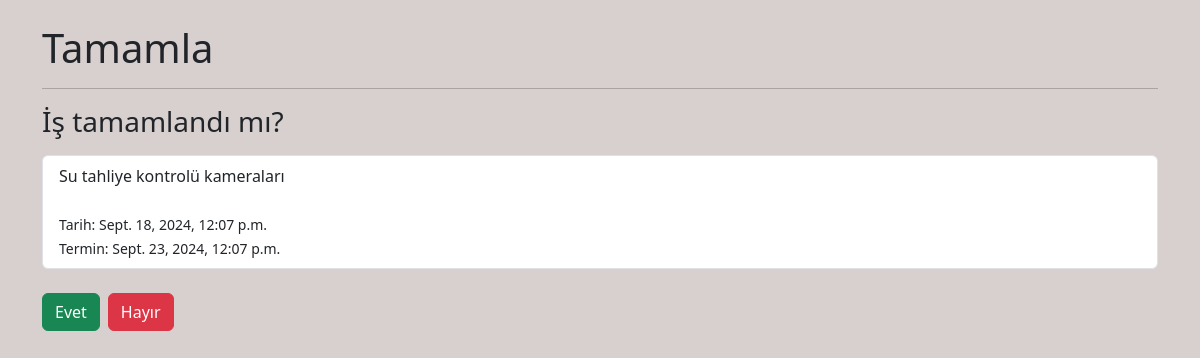
The page /complete/60 on the database its author committed.
### app_1/models.py (models this page shows, shortened)
class Task(models.Model):
    title = models.CharField(max_length=200)
    description = models.TextField(blank=True, null=True)
    created_at = models.DateTimeField(auto_now_add=True)
    due_date = models.DateTimeField(null=True, blank=True)
    is_completed = models.BooleanField(default=False)

### app_1/views.py (the view)
# urls.py: path("complete/<int:task_id>", views.complete_task, name="complete_task"),
def complete_task(request, task_id):
    task = Task.objects.get(id=task_id)
    if request.method == "POST":
        task.complete_task()
        return redirect("task_list")
    context = {"task": task, "name": "Tamamla"}
    return render(request, "app_1/complete_task.html", context)

### app_1/templates/app_1/complete_task.html (shortened to what this page needs)
{% extends "base.html" %}
{% block content %}
  <div class="container">
    <h1 class="mt-4">{{ name }}</h1>
    <hr>
    <h3>İş tamamlandı mı?</h3>
    <ul class="list-group mt-3">
      <li class="list-group-item">
        {{ task.title }}
        <br>
        <br>
        <small>Tarih: {{ task.created_at }}</small>
        <br>
        <small>Termin: {{ task.due_date }}</small>
        <br>
        </li>
      </ul>
      <br>
      <div class="d-flex">
        <button type="submit" class="btn btn-success me-2">Evet</button>
        <a href="{% url 'task_list' %}" class="btn btn-danger">Hayır</a>
      </div>
  </div>
{% endblock content %}

### static/style/main.css (style rules this page uses)
body { background-color: #d8cfcf; }

### rows shown on the page
Task: title "Su tahliye kontrolü kameraları", created_at "Sept. 18, 2024, 12:07 p.m.", due_date "Sept. 23, 2024, 12:07 p.m."

### other values the page prints
{{ name }} "Tamamla"
